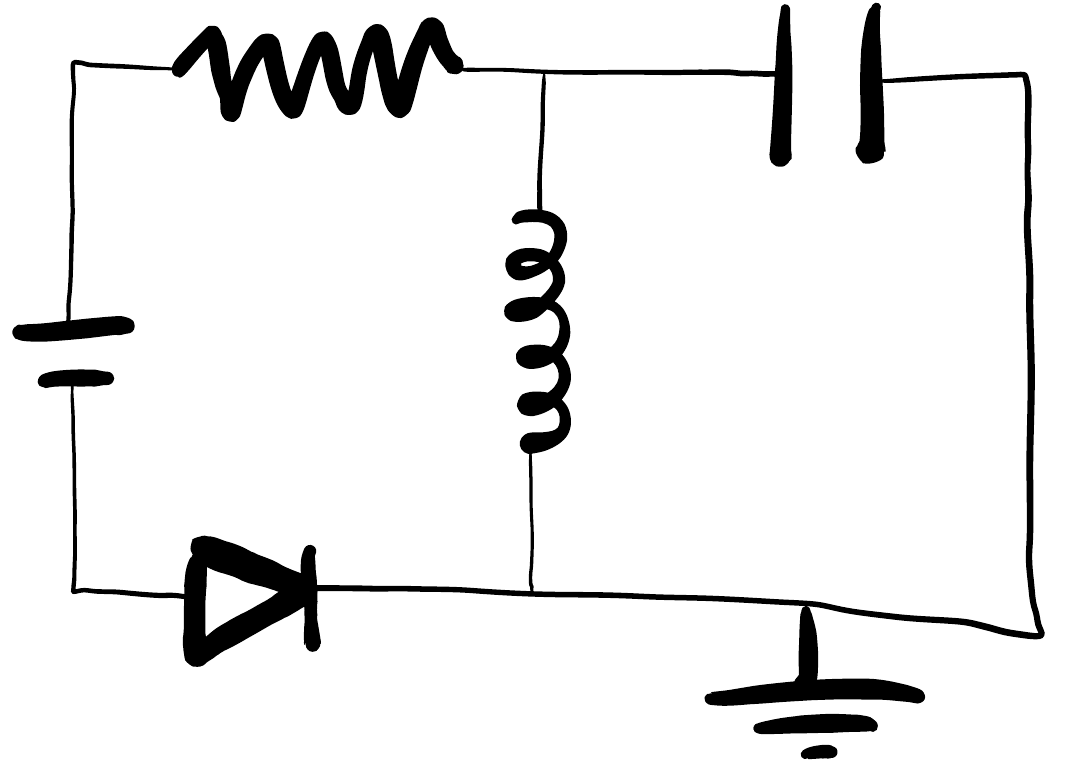
%> input picture matlab/Circuit2-1.png, 1068 x 784 px
$ octave hdcr.m   (GNU Octave 9; MATLAB toolbox functions it lacks are replaced by stand-ins)
%> lines starting %> are read from the running program, lines starting %| are printed output that depends on the picture; in (x1, y1, x2, y2) boxes, pixels count from 0 and x2, y2 are one past the last pixel; in counts of white or black regions, pixels touching at a corner belong together; the program's own positions count from 1
% read the RGB image
% RGB = imread('circuit1_pencil.png');
RGB = imread('Circuit2-1.png');
%> RGB is the input picture: size 784x1068 uint8; min 0, max 255, mean 236.4
% RGB = imread('personal.png');

% convert to grayscale
I = rgb2gray(RGB);

% adaptive threshold with Otsu's method
level = graythresh(I);
%> level = 0.533
BW = imbinarize(I,level);
%> BW: size 784x1068 logical; 92.7% white; 3 black regions, box (x1, y1, x2, y2) and area: (12, 3, 1045, 706) 58444, (753, 714, 878, 734) 2007, (801, 745, 837, 759) 423

imwrite(BW,'AfterThresholding.png','png');

% erode with 4x4 disk
% SE = strel("disk",2);
% BW2 = imerode(BW, SE);
% imwrite(J,'AfterEroding.png','png');


% remove spurious pixels (single pixels)
J = bwmorph(J,'spur');

% thicken 3 times
J = bwmorph(BW,'thicken', 3);
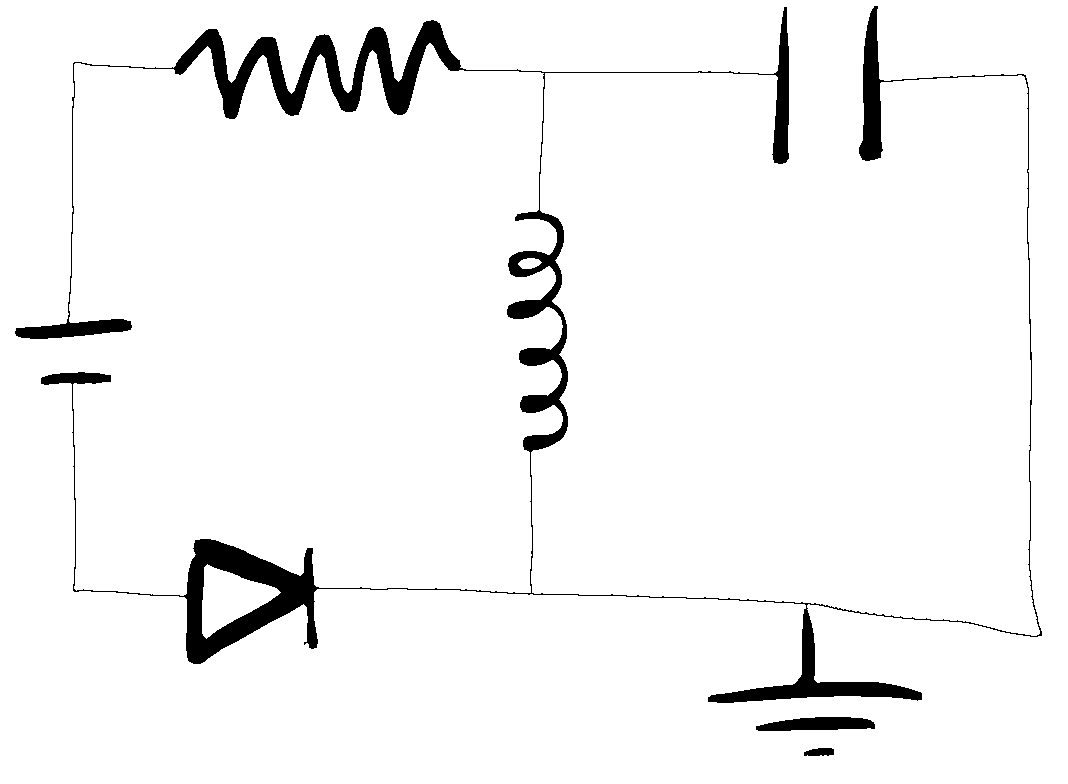
%> J: size 784x1068 logical; 95.8% white; 3 black regions, box (x1, y1, x2, y2) and area: (15, 6, 1042, 703) 33850, (756, 717, 875, 731) 1254, (804, 748, 834, 756) 198
imwrite(J,'AfterThickening.png','png');

% have to dilate before finding branchpoints
% this is because the joints for each component have 3 or more neighbors
% so the branchpoint operation is not happy
J = imdilate(J, true(3));
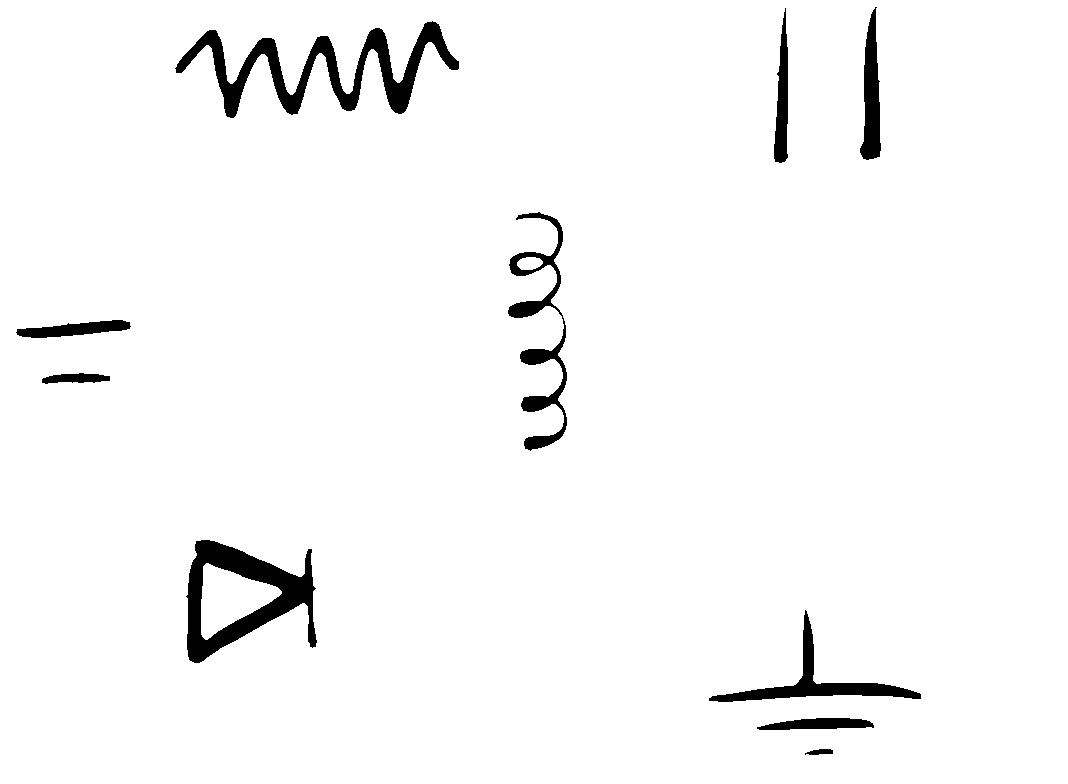
%> J: size 784x1068 logical; 96.9% white; 10 black regions


% find and erase branchpoints
componentImage = bwmorph(J, 'branchpoints');
%> componentImage: size 784x1068 logical; every value is 0

imwrite(componentImage,'ComponentImage.png','png');

% complement image because regionprops looks for white blobs
componentImageComplement = imcomplement(componentImage);
%> componentImageComplement: size 784x1068 logical; every value is 1

% find centroids of connected components
s = regionprops(componentImageComplement,'Centroid');
%> s = 1 region; Centroid: [534.5 392.5]

% store x and y coordinates of centroids into two-column matrix
centroids = cat(1,s.Centroid);
%> centroids = [534.5 392.5]
centroids(1,:) = []; % remove first centroid which is the entire image

% remove duplicate centroids
nRows = size(centroids,1);
%> nRows = 0
keep = true(nRows,1);
%> keep = []
for rowId = 2 : nRows
    if any(all(repelem(centroids(rowId,:),rowId-1, 1) == centroids(1:rowId-1,:), 2))
        keep(rowId) = false;
    end
end
%> this loop made 0 passes
centroids = centroids(keep, :);
%> centroids = []

% display binary image with centroid locations superimposee
imshow(componentImage)
hold on
plot(centroids(:,1),centroids(:,2),'b*')
hold off

% print off the table of each centroid
T1 = table(centroids)
%> T1 = empty struct


BoundingBox = regionprops(componentImageComplement,'BoundingBox');
%> BoundingBox = 1 region; box (x1, y1, x2, y2): (0, 0, 1068, 784)
BB = cat(1,BoundingBox.BoundingBox);
%> BB = [0.5 0.5 1068 784]
BB(1,:) = []; % remove first bounding box which is the entire image

BBsize = size(BB,1);
%> BBsize = 0
hold on
for i = 1:BBsize
   x = BB(i,1);
   y = BB(i,2);
   hwidth = BB(i,3);
   vheight = BB(i,4);
   rectangle('Position', [x,y,hwidth,vheight], 'EdgeColor','r','Linewidth',3)
end
hold off

imwrite(componentImage,'BB.png','png');

F = getframe;
imwrite(F.cdata, 'CC.png','png');


% extract each bounding box and compare to roster

% structural similarity index measure (SSIM)


% centroidsMatrixSize = size(centroids,1)
% for i = 1:centroidsMatrixSize
%     x = centroids(i,1);
%     y = centroids(i,2);
%
%
% end
